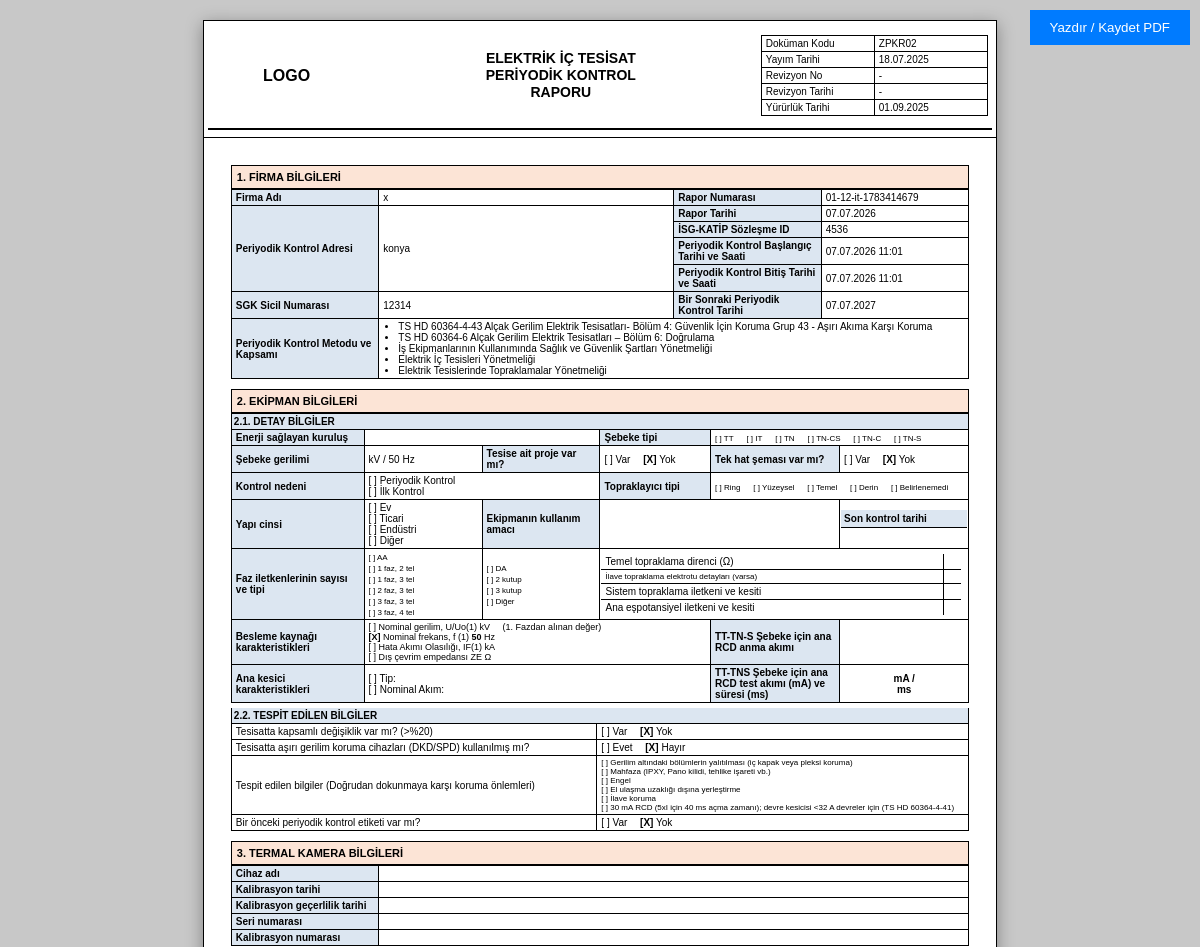
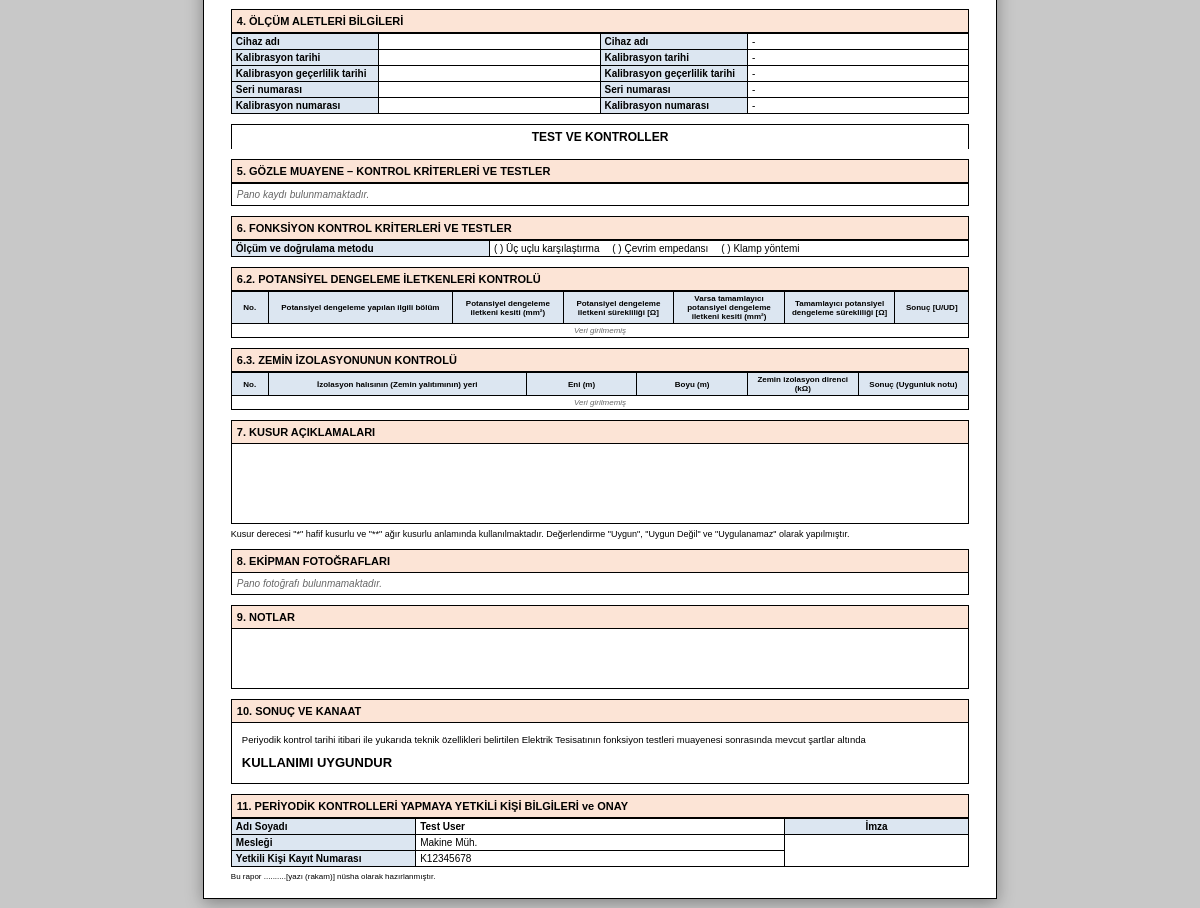
The page /pages/ic_tesisat_yazdir.php?id=1 (signed in) on the database its author committed (2 pictures, top to bottom).
### tables this page shows
CREATE TABLE `system_settings` (
  `id` int(11) NOT NULL AUTO_INCREMENT,
  `setting_key` varchar(100) NOT NULL,
  `setting_value` text DEFAULT NULL,
  `updated_at` timestamp NOT NULL DEFAULT current_timestamp() ON UPDATE current_timestamp(),
  PRIMARY KEY (`id`),
  UNIQUE KEY `setting_key` (`setting_key`)
);

CREATE TABLE `internal_installation_reports` (
  `id` int(11) NOT NULL AUTO_INCREMENT,
  `kurum_id` int(11) NOT NULL,
  `report_no` varchar(100) DEFAULT NULL,
  `report_date` date DEFAULT NULL,
  `firma_adi_eki` varchar(255) DEFAULT NULL,
  `energy_provider` varchar(255) DEFAULT NULL,
  `sebeke_tipi` varchar(20) DEFAULT NULL,
  `proje_var_mi` tinyint(1) DEFAULT 0,
  `sema_var_mi` tinyint(1) DEFAULT 0,
  `start_date` datetime DEFAULT NULL,
  `end_date` datetime DEFAULT NULL,
  `next_control_date` date DEFAULT NULL,
  `isg_katip_id` varchar(100) DEFAULT NULL,
  `control_reason` varchar(255) DEFAULT NULL,
  `grounding_type` varchar(50) DEFAULT NULL,
  `building_type` varchar(50) DEFAULT NULL,
  `usage_purpose` varchar(255) DEFAULT NULL,
  `prev_control_date` date DEFAULT NULL,
  `weather_condition` varchar(255) DEFAULT NULL,
  `ground_moisture` varchar(255) DEFAULT NULL,
  `phase_count_type` varchar(50) DEFAULT NULL,
  `conductor_type` varchar(50) DEFAULT NULL,
  `grounding_resistance` varchar(50) DEFAULT NULL,
  `additional_electrode_details` text DEFAULT NULL,
  `system_grounding_conductor` varchar(100) DEFAULT NULL,
  `main_equipotential_conductor` varchar(100) DEFAULT NULL,
  `nominal_voltage_kV` varchar(50) DEFAULT NULL,
  `nominal_frequency_Hz` varchar(50) DEFAULT NULL,
  `fault_current_kA` varchar(50) DEFAULT NULL,
  `external_loop_impedance` varchar(50) DEFAULT NULL,
  `main_rcd_rating` varchar(50) DEFAULT NULL,
  `main_breaker_type` varchar(100) DEFAULT NULL,
  `main_breaker_rating` varchar(50) DEFAULT NULL,
  `main_rcd_test_mA` varchar(50) DEFAULT NULL,
  `main_rcd_test_ms` varchar(50) DEFAULT NULL,
  `installation_change` tinyint(1) DEFAULT 0,
  `has_spd` tinyint(1) DEFAULT 0,
  `protection_measures` text DEFAULT NULL,
  `prev_label_exists` tinyint(1) DEFAULT 0,
  `thermal_camera_id` int(11) DEFAULT NULL,
  `device1_id` int(11) DEFAULT NULL,
  `device2_id` int(11) DEFAULT NULL,
  `authorized_person_id` int(11) DEFAULT NULL,
  `defects` text DEFAULT NULL,
  `notes` text DEFAULT NULL,
  `result` varchar(50) DEFAULT NULL,
  `result_notes_selection` text DEFAULT NULL,
  `created_at` timestamp NOT NULL DEFAULT current_timestamp(),
  PRIMARY KEY (`id`),
  KEY `kurum_id` (`kurum_id`),
  KEY `thermal_camera_id` (`thermal_camera_id`),
  KEY `device1_id` (`device1_id`),
  KEY `device2_id` (`device2_id`),
  KEY `authorized_person_id` (`authorized_person_id`),
  CONSTRAINT `internal_installation_reports_ibfk_1` FOREIGN KEY (`kurum_id`) REFERENCES `institutions` (`id`) ON DELETE CASCADE,
  CONSTRAINT `internal_installation_reports_ibfk_2` FOREIGN KEY (`thermal_camera_id`) REFERENCES `measurement_devices` (`id`) ON DELETE SET NULL,
  CONSTRAINT `internal_installation_reports_ibfk_3` FOREIGN KEY (`device1_id`) REFERENCES `measurement_devices` (`id`) ON DELETE SET NULL,
  CONSTRAINT `internal_installation_reports_ibfk_4` FOREIGN KEY (`device2_id`) REFERENCES `measurement_devices` (`id`) ON DELETE SET NULL,
  CONSTRAINT `internal_installation_reports_ibfk_5` FOREIGN KEY (`authorized_person_id`) REFERENCES `authorized_persons` (`id`) ON DELETE SET NULL
);

CREATE TABLE `institutions` (
  `id` int(11) NOT NULL AUTO_INCREMENT,
  `user_id` int(11) NOT NULL,
  `firma_adi` varchar(255) NOT NULL,
  `adresi` text DEFAULT NULL,
  `sgk_sicil_no` varchar(50) DEFAULT NULL,
  `il_kodu` varchar(2) DEFAULT '01',
  `kurum_kodu` varchar(3) DEFAULT NULL,
  `isg_katip_id` varchar(100) DEFAULT NULL,
  `report_date` date DEFAULT NULL,
  `start_date` datetime DEFAULT NULL,
  `end_date` datetime DEFAULT NULL,
  `next_control_date` date DEFAULT NULL,
  `created_at` timestamp NOT NULL DEFAULT current_timestamp(),
  `contract_pdf` varchar(255) DEFAULT NULL,
  PRIMARY KEY (`id`),
  KEY `user_id` (`user_id`),
  CONSTRAINT `institutions_ibfk_1` FOREIGN KEY (`user_id`) REFERENCES `users` (`id`) ON DELETE CASCADE
);

CREATE TABLE `authorized_persons` (
  `id` int(11) NOT NULL AUTO_INCREMENT,
  `adi_soyadi` varchar(255) NOT NULL,
  `meslegi` varchar(255) DEFAULT NULL,
  `kayit_no` varchar(100) DEFAULT NULL,
  `created_at` timestamp NOT NULL DEFAULT current_timestamp(),
  `diploma_no` varchar(100) DEFAULT NULL,
  `oda_sicil_no` varchar(100) DEFAULT NULL,
  PRIMARY KEY (`id`)
);

### htdocs/pages/ic_tesisat_yazdir.php (the view, shortened to what the rows shown need)
<?php
require_once '../includes/db.php';
require_once '../includes/functions.php';
$id = isset($_GET['id']) ? cleanInput($_GET['id']) : null;
$stmt = $pdo->prepare("
    SELECT r.*,
           i.firma_adi, i.adresi, i.sgk_sicil_no, i.il_kodu, i.kurum_kodu,
           fi.enerji_saglayan as fi_enerji, fi.sebeke_gerilimi as fi_gerilim, fi.kullanim_amaci as fi_amac, fi.sozlesme_id,
           fi.sebeke_tipi as fi_tip, fi.proje_var_mi as fi_proje, fi.sema_var_mi as fi_sema, fi.yapi_cinsi as fi_yapi,
           d1.device_name as d1_name, d1.serial_no as d1_serial, d1.cal_date as d1_cal, d1.validity_date as d1_val, d1.cal_no as d1_cal_no,
           d2.device_name as d2_name, d2.serial_no as d2_serial, d2.cal_date as d2_cal, d2.validity_date as d2_val, d2.cal_no as d2_cal_no,
           dt.device_name as dt_name, dt.serial_no as dt_serial, dt.cal_date as dt_cal, dt.validity_date as dt_val, dt.cal_no as dt_cal_no,
           ap.adi_soyadi, ap.meslegi, ap.kayit_no
    FROM internal_installation_reports r
    JOIN institutions i ON r.kurum_id = i.id
    LEFT JOIN facility_info fi ON i.id = fi.kurum_id
    LEFT JOIN measurement_devices d1 ON r.device1_id = d1.id
    LEFT JOIN measurement_devices d2 ON r.device2_id = d2.id
    LEFT JOIN measurement_devices dt ON r.thermal_camera_id = dt.id
    LEFT JOIN authorized_persons ap ON r.authorized_person_id = ap.id
    WHERE r.id = ?
");
$stmt->execute([$id]);
$data = $stmt->fetch();
function chk($val, $target)
{
    return ($val == $target) ? '<b>[X]</b>' : '[ ]';
}
function renderHeader()
{
    global $pdo;
    $logoText = getSetting($pdo, 'logo_text', 'LOGO');
    $logoHtml = htmlspecialchars($logoText);
    ?>
    <table style="border:none;">
        <tr style="border:none;">
            <td style="width: 20%; height: 60px; border:none; text-align:center; vertical-align:middle;">
                <div style="font-weight:bold; font-size:16px;"><?php echo $logoHtml; ?></div>
            </td>
            <td style="width: 50%; text-align: center; border:none;">
                <h1>ELEKTRİK İÇ TESİSAT<br>PERİYODİK KONTROL<br>RAPORU</h1>
            </td>
        </tr>
    </table>
    <hr style="border: 1px solid black; margin-top:5px; margin-bottom:5px;">
    <?php
}
?>
<!DOCTYPE html>
<html lang="tr">
<head>
    <link rel="stylesheet" href="../assets/css/rapor.css">
</head>
<body>
    <table class="main-report-table">
        <thead>
            <tr>
                <td>
                    <?php renderHeader(); ?>
                </td>
            </tr>
        </thead>
        <tbody>
            <tr>
                <td>
                    <div class="page">
                        <table style="margin-top:0;">
                            <tr>
                                <td class="header-bg" style="width: 20%;">Firma Adı</td>
                                <td style="width: 40%;"><?php
                                    $full_firma_adi = $data['firma_adi'] ?? '';
                                    echo htmlspecialchars($full_firma_adi);
                                ?></td>
                                <td class="header-bg" style="width: 20%;">Rapor Numarası</td>
                                <td style="width: 20%;"><?php echo htmlspecialchars($data['report_no'] ?? ''); ?></td>
                            </tr>
                            <tr>
                                <td class="header-bg" rowspan="4">Periyodik Kontrol Adresi</td>
                                <td rowspan="4"><?php echo nl2br(htmlspecialchars($data['adresi'] ?? '')); ?></td>
                                <td class="header-bg">Rapor Tarihi</td>
                                <td><?php echo date('d.m.Y', strtotime($data['report_date'])); ?></td>
                            </tr>
                            <tr>
                                <td class="header-bg">İSG-KATİP Sözleşme ID</td>
                                <td><?php echo htmlspecialchars($data['isg_katip_id'] ?? ''); ?></td>
                            </tr>
                            <tr>
                                <td class="header-bg">Periyodik Kontrol Başlangıç Tarihi ve Saati</td>
                                <td><?php echo $data['start_date'] ? date('d.m.Y H:i', strtotime($data['start_date'])) : ''; ?>
                                </td>
                            </tr>
                            <tr>
                                <td class="header-bg">Periyodik Kontrol Bitiş Tarihi ve Saati</td>
                                <td><?php echo $data['end_date'] ? date('d.m.Y H:i', strtotime($data['end_date'])) : ''; ?>
                                </td>
                            </tr>
                            <tr>
                                <td class="header-bg">SGK Sicil Numarası</td>
                                <td><?php echo htmlspecialchars($data['sgk_sicil_no'] ?? ''); ?></td>
                                <td class="header-bg">Bir Sonraki Periyodik Kontrol Tarihi</td>
                                <td><?php echo $data['next_control_date'] ? date('d.m.Y', strtotime($data['next_control_date'])) : ''; ?>
                                </td>
                            </tr>
                        </table>
                        <table style="margin-top: 0; table-layout: fixed;">
                            <tr>
                                <td class="header-bg" colspan="1">Şebeke gerilimi</td>
                                <td colspan="1"><?php echo htmlspecialchars($data['nominal_voltage_kV'] ?? ''); ?> kV /
                                    <?php echo htmlspecialchars($data['nominal_frequency_Hz'] ?? ''); ?> Hz
                                </td>
                                <td class="header-bg" colspan="1">Tesise ait proje var mı?</td>
                                <td colspan="1">
                                    <span class="radio-item"><?php echo chk($data['proje_var_mi'], 1); ?> Var</span>
                                    <span class="radio-item"><?php echo chk($data['proje_var_mi'], 0); ?> Yok</span>
                                </td>
                                <td class="header-bg" colspan="1">Tek hat şeması var mı?</td>
                                <td colspan="1">
                                    <span class="radio-item"><?php echo chk($data['sema_var_mi'], 1); ?> Var</span>
                                    <span class="radio-item"><?php echo chk($data['sema_var_mi'], 0); ?> Yok</span>
                                </td>
                            </tr>
                            <tr>
                                <td colspan="3">
                                    <div class="small-text">
                                        <?php echo !empty($data['nominal_voltage_kV']) ? '<b>[X]</b>' : '[ ]'; ?>
                                        Nominal gerilim, U/Uo(1)  kV &nbsp;&nbsp;&nbsp; (1. Fazdan alınan değer)<br>
                                        <?php echo !empty($data['nominal_frequency_Hz']) ? '<b>[X]</b>' : '[ ]'; ?>
                                        Nominal frekans, f (1) <span class="bold">
                                            <?php echo htmlspecialchars($data['nominal_frequency_Hz'] ?? ''); ?>
                                        </span> Hz<br>
                                        <?php echo !empty($data['fault_current_kA']) ? '<b>[X]</b>' : '[ ]'; ?> Hata
                                        Akımı Olasılığı, IF(1)  kA<br>
                                        <?php echo !empty($data['external_loop_impedance']) ? '<b>[X]</b>' : '[ ]'; ?>
                                        Dış çevrim empedansı ZE  Ω
                                    </div>
                                </td>
                            </tr>
                        </table>
    <table style="margin-top:0; font-size:8px; border:1px solid black; text-align:center;">
        <thead class="header-bg">
            <tr>
                <th style="width:5%">No.</th>
                <th style="width:25%">Potansiyel dengeleme yapılan ilgili bölüm</th>
                <th style="width:15%">Potansiyel dengeleme iletkeni kesiti (mm²)</th>
                <th style="width:15%">Potansiyel dengeleme iletkeni sürekliliği [Ω]</th>
                <th style="width:15%">Varsa tamamlayıcı potansiyel dengeleme iletkeni kesiti (mm²)
                </th>
                <th style="width:15%">Tamamlayıcı potansiyel dengeleme sürekliliği [Ω]</th>
                <th style="width:10%">Sonuç [U/UD]</th>
            </tr>
        </thead>
    </table>
    <table style="margin-top:0; font-size:8px; border:1px solid black; text-align:center;">
        <thead class="header-bg">
            <tr>
                <th style="width:5%">No.</th>
                <th style="width:35%">İzolasyon halısının (Zemin yalıtımının) yeri</th>
                <th style="width:15%">Eni (m)</th>
                <th style="width:15%">Boyu (m)</th>
                <th style="width:15%">Zemin izolasyon direnci (kΩ)</th>
                <th style="width:15%">Sonuç (Uygunluk notu)</th>
            </tr>
        </thead>
    </table>
    <table style="margin-top:0; border-top: none;">
        <tr>
            <td class="header-bg" style="width: 25%;">Adı Soyadı</td>
            <td style="width: 50%; font-weight: bold;">
                <?php echo htmlspecialchars($data['adi_soyadi'] ?? ''); ?>
            </td>
            <td style="width: 25%; text-align: center;" class="header-bg">İmza</td>
        </tr>
        <tr>
            <td class="header-bg">Mesleği</td>
            <td><?php echo htmlspecialchars($data['meslegi'] ?? ''); ?></td>
            <td rowspan="2" style="text-align: center; vertical-align: bottom;"></td>
        </tr>
        <tr>
            <td class="header-bg">Yetkili Kişi Kayıt Numarası</td>
            <td><?php echo htmlspecialchars($data['kayit_no'] ?? ''); ?></td>
        </tr>
    </table>
    </div>
    </td>
    </tr>
    </tbody>
    </table>
</body>
</html>

### rows shown on the page
system_settings: setting_value "LOGO"
internal_installation_reports: kurum.firma_adi "x", report_no "01-12-it-1783414679", kurum.adresi "konya", report_date "07.07.2026", isg_katip "4536", start_date "07.07.2026 11:01", end_date "07.07.2026 11:01", kurum.sgk_sicil_no "12314", next_control_date "07.07.2027", nominal_frequency_Hz "50", authorized_person.adi_soyadi "Test User", authorized_person.meslegi "Makine Müh.", authorized_person.kayit_no "K12345678"

### other values the page prints
$opt "TT"
$opt "IT"
$opt "TN"
$opt "TN-CS"
$opt "TN-C"
$opt "TN-S"
$opt "Ring"
$opt "Yüzeysel"
$opt "Temel"
$opt "Derin"
$opt "Belirlenemedi"
$opt "Ev"
$opt "Ticari"
$opt "Endüstri"
$opt "Diğer"
